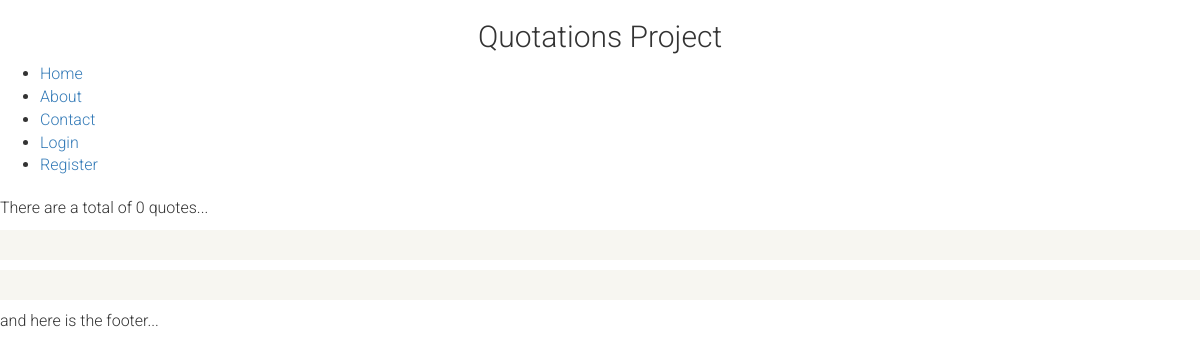
The app's page /, older data.
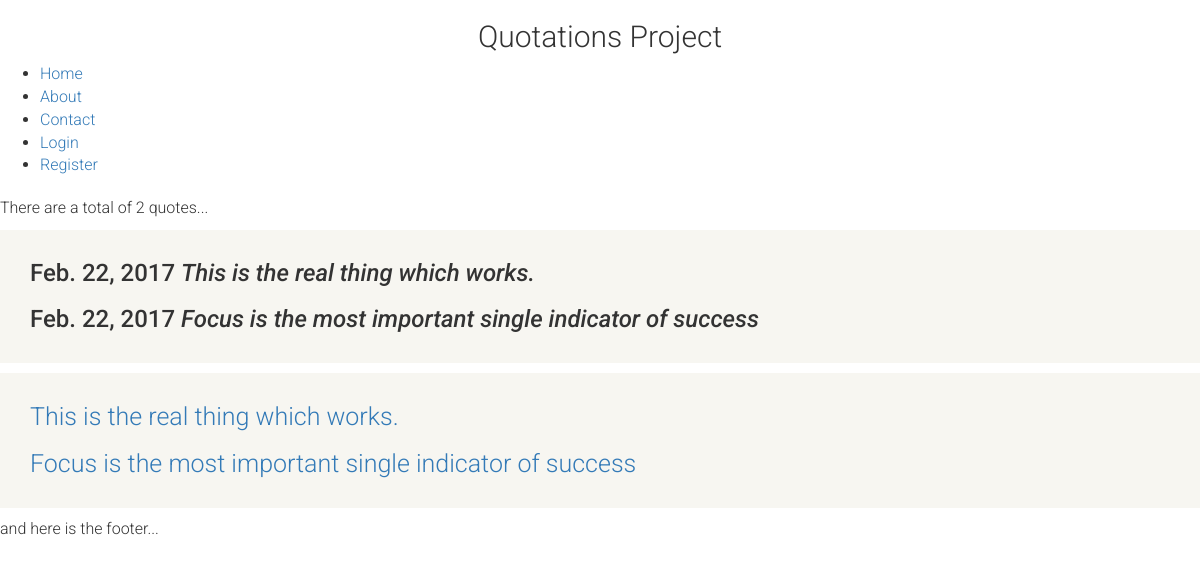
The same page, newer data.
### quotations/models.py (models this page shows)
class Qs(models.Model):
	quote = models.CharField(max_length=511)
	date = models.DateField(("Date"), default=datetime.date.today)
	slug = models.SlugField(unique=True)

### quotations/views.py (the view)
# urls.py: url(r'^$', views.index, name='home'),
def index(request):
	count = Qs.objects.count()
	things = Qs.objects.all()
	return render(request, 'index.html',
	             {'total_count': count,
	             'things' : things,
	             })

### quotations/templates/index.html (shortened to what this page needs)
{% extends 'base.html' %}
{% block content %}
    <p>There are a total of {{ total_count }} quotes... </p>
<div class="sechighlight">
<div class="container sec">
    {% for q in things %}
    <h3>{{ q.date }} <I>{{ q.quote}} </I></h3>
    {% endfor %}
</div>
</div>
<div class="sechighlight">
<div class="container sec">
    {% for q in things %}
    <h2>
    	<a href="{% url 'quote_detail' slug=q.slug %}"> {{q.quote}}
    	</a>
    </h2>
    {% endfor %}
</div>
</div>
{% endblock content %}
{% block footer %}
    <p>and here is the footer...</p>
{% endblock footer %}

### quotations/templates/base.html (shortened to what this page needs)
{% load staticfiles %}
<!doctype html>
<html>
    <head>
        <link rel="stylesheet" href="https://maxcdn.bootstrapcdn.com/bootstrap/3.2.0/css/bootstrap.min.css">
        <link rel="stylesheet" href="https://maxcdn.bootstrapcdn.com/bootstrap/3.2.0/css/bootstrap-theme.min.css">
        <link rel="stylesheet" type="text/css" href="{% static 'css/style.css' %}" />
    </head>
    <body>
        <div id="header">
        <h1>Quotations Project</h1>
        <nav>
        	<ul>
        		<li>
        			<a href="{% url 'home' %}">Home</a>
        		</li>
        		<li>
        			<a href="{% url 'about' %}">About</a>
        		</li>
        		<li>
        			<a href="{% url 'contact' %}">Contact</a>
        		</li>
                {% if user.is_authenticated %}
                <li>
                    <a href="{% url 'auth_logout' %}">Logout</a>
                </li>
                {% else %}
                <li>
                    <a href="{% url 'auth_login' %}">Login</a>
                </li>
                <li>
                    <a href="{% url 'registration_register' %}">Register</a>
                </li>
                {% endif %}
        	</ul>
        </nav>
      </div>
        {% block content %}{% endblock content %}
        {% block footer %}{% endblock footer %}
    </body>
</html>

### quotations/static/css/style.css (style rules this page uses)
body { font-family: 'Roboto', sans-serif; font-weight: 300; padding: 0; margin: 0; font-size: 16px; }
#header { margin-top: 20px; margin-bottom: 20px; }
h1 { font-size: 30px; font-weight: 300; text-align: center; }
h2 { font-size: 25px; font-weight: 300; }
.sec { margin-bottom: 10px; padding-top: 10px; padding-bottom: 20px; }
.sechighlight { background-color: #f7f6f1; }

Row changes from the older to the newer data that the page shows:
added Qs: date "Feb. 22, 2017", quote "This is the real thing which works."
added Qs: date "Feb. 22, 2017", quote "Focus is the most important single indicator of success"
Text that changed along with them:
{{ total_count }}: "0" → "2"
